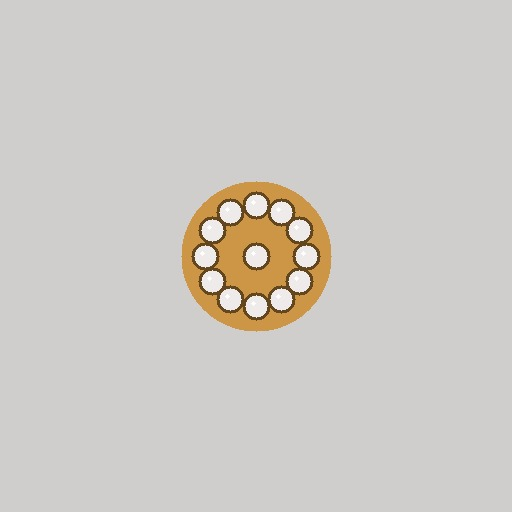
#> input picture data/testset/images/c02_halo_13_easy.jpg, 512 x 512 px
$ python -i cv.py   (imports and definitions only)   (older library calls are emulated)
#> lines starting #> are read from the running program, lines starting #| are printed output that depends on the picture; after the words box and inside, x2 and y2 are one past the last pixel; in counts of white or black regions, pixels touching at a corner belong together
"""Classical (OpenCV) estimate of the number of small, roughly circular stones in a photo.

Two independent detectors; their agreement drives the confidence:
  A. Hough circle transform on the blurred greyscale image.
  B. Canny edges -> closed contours -> circularity/size filter -> merge duplicate (inner/outer outline) hits.
Both then apply a size-consistency filter (stones in one piece are similar in size) to reject glare dots / band edges.
"""
from typing import Any, Dict, List, Optional, Tuple

import cv2
import numpy as np

from .schemas import ImageEstimate

MAX_SIDE = 640
MAX_PLAUSIBLE_COUNT = 80   # beyond this the classical pipeline is not trusted (touching/overlapping stones)


# [10 lines left out: function decode_image, not called in this run]


def _size_filter(circles: List[Tuple[float, float, float]]) -> List[Tuple[float, float, float]]:
    """Keep circles whose radius is within [0.6, 1.5] x the median radius (stones in one piece are similar in size)."""
    if len(circles) < 3:
        return circles
    med = float(np.median([c[2] for c in circles]))
    return [c for c in circles if 0.6 * med <= c[2] <= 1.5 * med]


def _dedupe(circles: List[Tuple[float, float, float]]) -> List[Tuple[float, float, float]]:
    kept: List[Tuple[float, float, float]] = []
    for c in sorted(circles, key=lambda c: -c[2]):   # larger (outer outline) first
        if all((c[0] - k[0]) ** 2 + (c[1] - k[1]) ** 2 > (0.7 * max(c[2], k[2])) ** 2 for k in kept):
            kept.append(c)
    return kept


# [11 lines left out: function hough_circles, not called in this run]


def contour_circles(gray: np.ndarray) -> List[Tuple[float, float, float]]:
    """Enclosed-region method: stone interiors are regions fenced in by edges. Counting those regions
    (rather than edge contours) keeps touching stones separate because the edge between them splits the regions."""
    blur = cv2.GaussianBlur(gray, (5, 5), 1.2)
    edges = cv2.Canny(blur, 30, 90)
    edges = cv2.dilate(edges, np.ones((2, 2), np.uint8), iterations=1)
    inner = (edges == 0).astype(np.uint8)
    n, labels, stats, _ = cv2.connectedComponentsWithStats(inner, connectivity=4)
    h = gray.shape[0]
    rmin, rmax = max(4, h // 90), max(12, h // 14)
    out = []
    for i in range(1, n):
        x, y, w, hh, area = stats[i]
        if not (np.pi * (0.6 * rmin) ** 2 <= area <= np.pi * rmax ** 2) or max(w, hh) > 2.2 * rmax:
            continue
        mask = (labels[y:y + hh, x:x + w] == i).astype(np.uint8)
        cnts, _ = cv2.findContours(mask, cv2.RETR_EXTERNAL, cv2.CHAIN_APPROX_SIMPLE)
        if not cnts:
            continue
        c = max(cnts, key=cv2.contourArea)
        a, per = cv2.contourArea(c), cv2.arcLength(c, True)
        if a < 15 or per == 0:
            continue
        (cx, cy), r = cv2.minEnclosingCircle(c)
        circ, fill = 4 * np.pi * a / (per * per), a / (np.pi * r * r + 1e-6)
        if circ > 0.7 and fill > 0.7 and min(w, hh) / max(w, hh) > 0.7:
            out.append((float(cx + x), float(cy + y), float(r)))
    return _size_filter(_dedupe(out))


def quality(gray: np.ndarray) -> Dict[str, float]:
    return {"sharpness": float(cv2.Laplacian(gray, cv2.CV_64F).var()), "contrast": float(gray.std())}


# [27 lines that did not run here, left out]

>>> import cv2
>>> picture = cv2.imread('../data/testset/images/c02_halo_13_easy.jpg', cv2.IMREAD_GRAYSCALE)
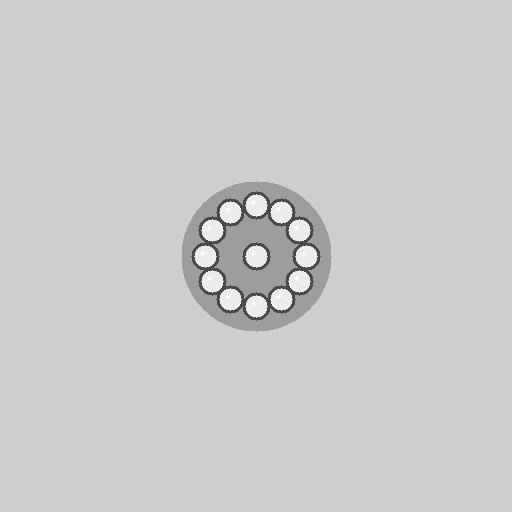
#> picture: shape (512, 512); min 64, max 255, mean 203.3
>>> result = contour_circles(picture)
#> in contour_circles, `edges = cv2.Canny(blur, 30, 90)`:
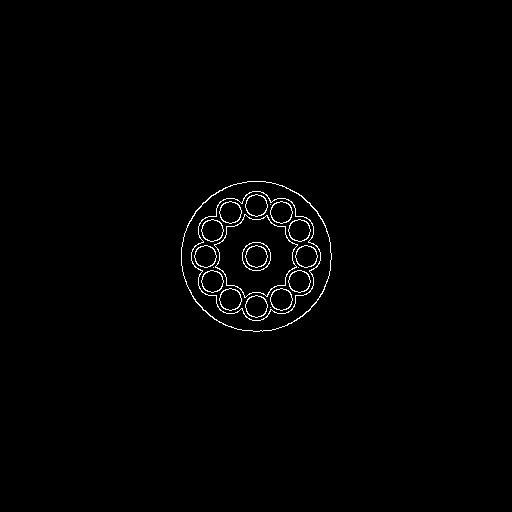
#> edges: shape (512, 512); 0.95% white in thin lines or dots, all inside (x1, y1, x2, y2) = (181, 181, 332, 332)
#> in contour_circles, `edges = cv2.dilate(edges, np.ones((2, 2), np.uint8), iterations=1)`:
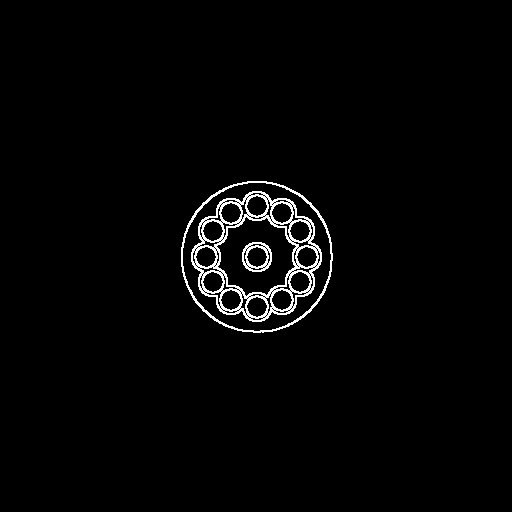
#> edges: shape (512, 512); 2% white in thin lines or dots, all inside (x1, y1, x2, y2) = (181, 181, 333, 333)
#> in contour_circles, `n, labels, stats, _ = cv2.connectedComponentsWithStats(inner, connecti..`:
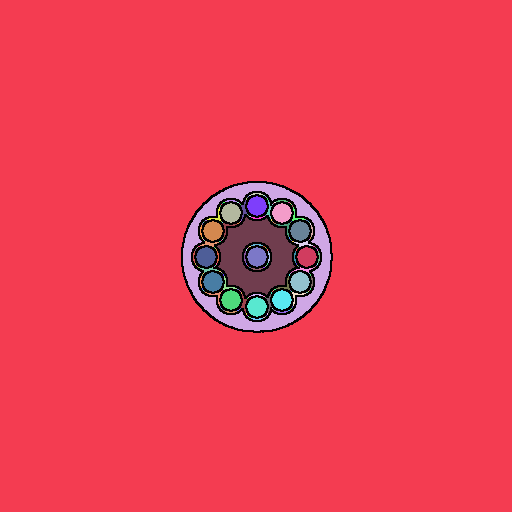
#> labels: shape (512, 512) int32; 217 distinct labels, from 0 to 216; one colour per label, 0 black
#> in contour_circles, `n, labels, stats, _ = cv2.connectedComponentsWithStats(inner, connecti..`: n = 217; stats = 217 rows, first 6: [181, 181, 152, 152, 5317], [0, 0, 512, 512, 243901], [183, 183, 148, 148, 4545], [251, 193, 12, 2, 16], [249, 195, 2, 1, 2], [263, 195, 2, 1, 2]
#> the loop in contour_circles, `for i in range(1, n):` made 216 passes
#> (x, y, w, hh, area, a, per, cx) on passes 40, 90, 93: (217, 217, 79, 79, 3469, 4094, 282.1, 39), (196, 247, 20, 20, 286, 259, 61.94, 9.59), (247, 247, 20, 20, 284, 257, 61.94, 9.5)
#> after the loop in contour_circles, `for i in range(1, n):`:
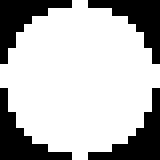
#> mask: shape (20, 20) (shown 8 times larger); values 0 (black) and 1 (white), 71.5% white; 4 black regions, box (x1, y1, x2, y2) and area: (0, 11, 9, 20) 29, (11, 11, 20, 20) 29, (0, 0, 9, 8) 28, (11, 0, 20, 8) 28
#> after the loop in contour_circles, `for i in range(1, n):`: out = 13 items, first 6: (256.5, 205.6, 9.6), (230.5, 212.5, 9.56), (281.4, 212.5, 9.57), (212.5, 230.5, 9.56), (299.5, 230.5, 9.56), (205.6, 256.5, 9.6)
#> the loop in _dedupe, `for c in sorted(circles, key=lambda c: -c[2]):` made 13 passes
#> c on passes 1 to 12: (256.5, 205.6, 9.6), (205.6, 256.5, 9.6), (306.4, 256.5, 9.6), (256.5, 306.4, 9.6), (281.4, 212.5, 9.57), (299.5, 281.4, 9.57), (281.4, 299.5, 9.57), (230.5, 212.5, 9.56), (299.5, 230.5, 9.56), (230.5, 299.5, 9.56), (212.5, 230.5, 9.56), (212.5, 281.5, 9.56)
#> after the loop in _dedupe, `for c in sorted(circles, key=lambda c: -c[2]):`: kept = 13 items, first 6: (256.5, 205.6, 9.6), (205.6, 256.5, 9.6), (306.4, 256.5, 9.6), (256.5, 306.4, 9.6), (281.4, 212.5, 9.57), (299.5, 281.4, 9.57)
#> in _size_filter, `med = float(np.median([c[2] for c in circles]))`: med = 9.57
#> result has the same summary as kept in _dedupe

$ run again, on data/testset/images/c03_arc_24_medium.jpg
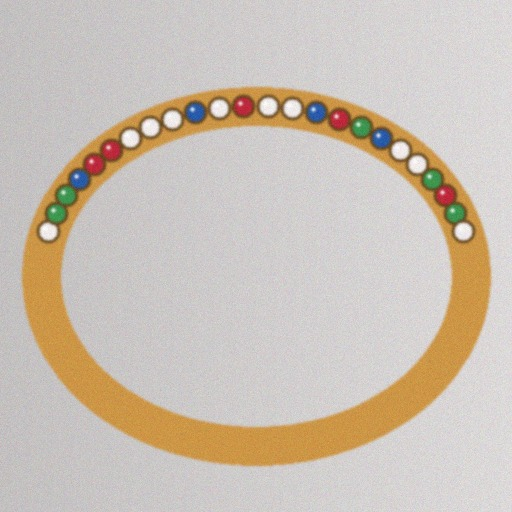
#> input picture data/testset/images/c03_arc_24_medium.jpg, 512 x 512 px
#> in contour_circles, `edges = cv2.Canny(blur, 30, 90)`:
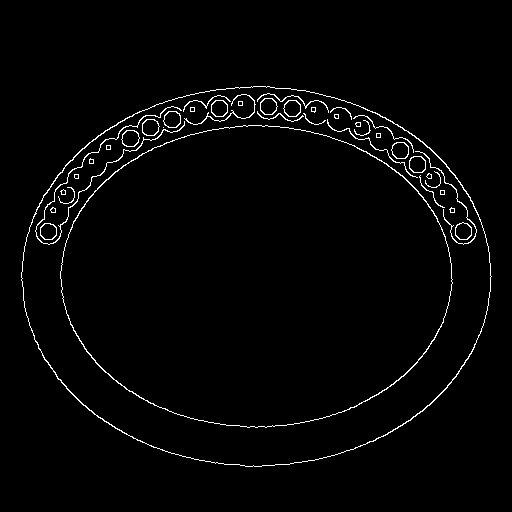
#> edges: shape (512, 512); 2% white in thin lines or dots, all inside (x1, y1, x2, y2) = (21, 86, 492, 467)
#> inner: shape (512, 512); values 0 (black) and 1 (white), 95.7% white; black in thin lines or dots, all inside (x1, y1, x2, y2) = (21, 86, 493, 468)
#> in contour_circles, `n, labels, stats, _ = cv2.connectedComponentsWithStats(inner, connecti..`:
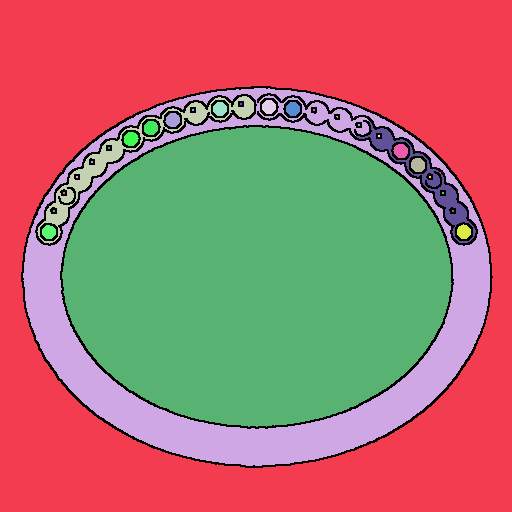
#> labels: shape (512, 512) int32; 35 distinct labels, from 0 to 34; one colour per label, 0 black
#> n = 35; stats = 35 rows, first 6: [21, 86, 472, 382, 11204], [0, 0, 512, 512, 121034], [23, 88, 467, 378, 32838], [37, 96, 217, 148, 2848], [262, 100, 14, 14, 156], [213, 102, 14, 14, 156]
#> the loop in contour_circles, `for i in range(1, n):` made 34 passes
#> (x, y, w, hh, area, cnts, a, per) on passes 10, 12, 17, 20: (165, 113, 15, 14, 161, 1 contour; box (x1, y1, x2, y2) and area: (0, 0, 15, 14) 141, 141, 44.63), (144, 121, 14, 14, 161, 1 contour; box (x1, y1, x2, y2) and area: (0, 0, 14, 14) 141, 141, 43.8), (124, 132, 15, 14, 163, 1 contour; box (x1, y1, x2, y2) and area: (0, 0, 15, 14) 143, 143, 44.63), (393, 144, 15, 14, 163, 1 contour; box (x1, y1, x2, y2) and area: (0, 0, 15, 14) 143, 143, 44.63)
#> after the loop in contour_circles, `for i in range(1, n):`: out = [(268.5, 106.5, 6.96), (219.5, 108.5, 6.96), (292.5, 108.5, 6.96), (172.1, 119.4, 7.32), (150.3, 127.4, 7.23), (130.7, 138.8, 7.39), (400.2, 150.8, 7.29), (417.6, 164.6, 7.25), (463.5, 231.2, 7.23), (48.5, 231.5, 6.96)]
#> the loop in _dedupe, `for c in sorted(circles, key=lambda c: -c[2]):` made 10 passes
#> after the loop in _dedupe, `for c in sorted(circles, key=lambda c: -c[2]):`: kept = [(130.7, 138.8, 7.39), (172.1, 119.4, 7.32), (400.2, 150.8, 7.29), (417.6, 164.6, 7.25), (463.5, 231.2, 7.23), (150.3, 127.4, 7.23), (268.5, 106.5, 6.96), (219.5, 108.5, 6.96), (292.5, 108.5, 6.96), (48.5, 231.5, 6.96)]
#> med = 7.23
#> result has the same summary as kept in _dedupe

$ run again, on data/testset/images/c08_cluster_7_medium.jpg
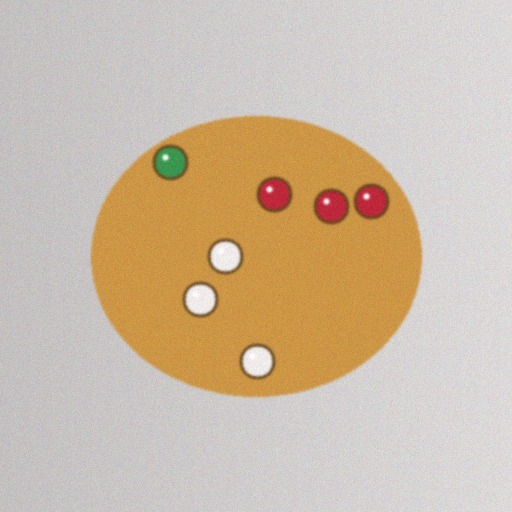
#> input picture data/testset/images/c08_cluster_7_medium.jpg, 512 x 512 px
#> inner: shape (512, 512); values 0 (black) and 1 (white), 98% white; black in thin lines or dots, all inside (x1, y1, x2, y2) = (90, 115, 424, 399)
#> in contour_circles, `n, labels, stats, _ = cv2.connectedComponentsWithStats(inner, connecti..`:
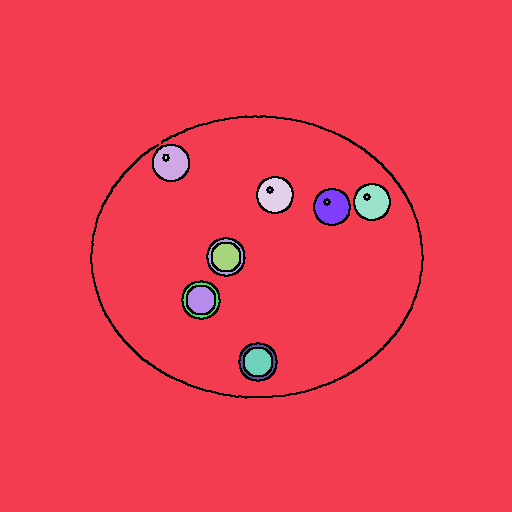
#> labels: shape (512, 512) int32; 16 distinct labels, from 0 to 15; one colour per label, 0 black
#> n = 16; stats = 16 rows, first 6: [90, 115, 334, 284, 5120], [0, 0, 512, 512, 251405], [154, 146, 34, 34, 859], [165, 156, 2, 3, 6], [258, 178, 34, 34, 839], [355, 185, 34, 34, 839]
#> the loop in contour_circles, `for i in range(1, n):` made 15 passes
#> (x, y, w, hh, area, cnts, a, per) on passes 2, 4, 5, 7: (154, 146, 34, 34, 859, 1 contour; box (x1, y1, x2, y2) and area: (0, 0, 34, 34) 860, 859.5, 109.2), (258, 178, 34, 34, 839, 1 contour; box (x1, y1, x2, y2) and area: (0, 0, 34, 34) 836, 836, 108.6), (355, 185, 34, 34, 839, 1 contour; box (x1, y1, x2, y2) and area: (0, 0, 34, 34) 836, 836, 108.6), (315, 190, 34, 34, 838, 1 contour; box (x1, y1, x2, y2) and area: (0, 0, 34, 34) 835, 835, 108.6)
#> after the loop in contour_circles, `for i in range(1, n):`:
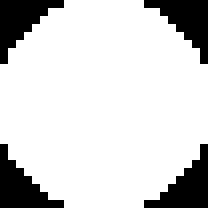
#> mask: shape (26, 26) (shown 8 times larger); values 0 (black) and 1 (white), 82.2% white; 4 black regions, box (x1, y1, x2, y2) and area: (0, 0, 8, 8) 30, (18, 0, 26, 8) 30, (0, 18, 8, 26) 30, (18, 18, 26, 26) 30
#> after the loop in contour_circles, `for i in range(1, n):`: out = [(170.5, 162.4, 17.13), (274.5, 194.5, 16.81), (371.5, 201.5, 16.83), (331.5, 206.5, 16.81), (225.5, 256.5, 17.56), (225.5, 256.5, 13.29), (200.5, 299.5, 17.54), (200.5, 299.5, 13.29), (257.5, 361.5, 17.51), (257.5, 361.5, 13.29)]
#> the loop in _dedupe, `for c in sorted(circles, key=lambda c: -c[2]):` made 10 passes
#> after the loop in _dedupe, `for c in sorted(circles, key=lambda c: -c[2]):`: kept = [(225.5, 256.5, 17.56), (200.5, 299.5, 17.54), (257.5, 361.5, 17.51), (170.5, 162.4, 17.13), (371.5, 201.5, 16.83), (274.5, 194.5, 16.81), (331.5, 206.5, 16.81)]
#> med = 17.13
#> result has the same summary as kept in _dedupe
